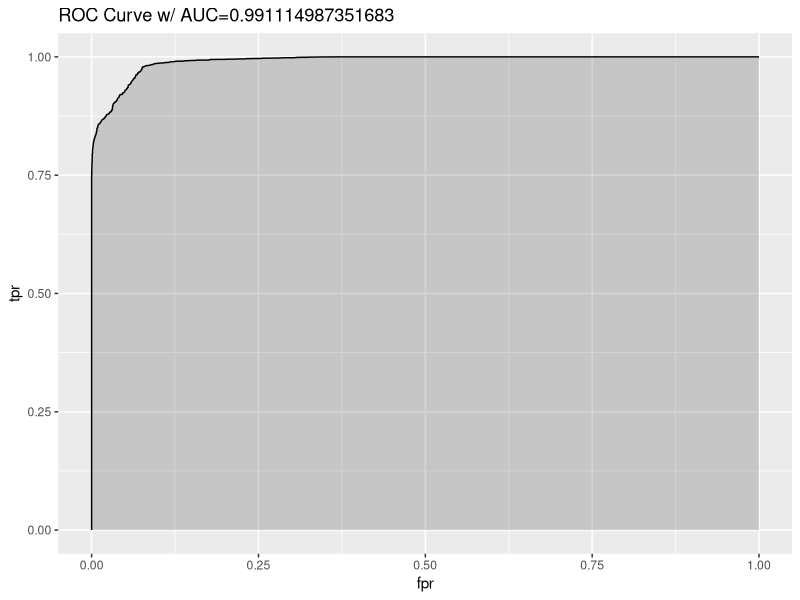

Reproduce this figure in R.
#!/usr/bin/Rscript

# roc curve example
# https://community.alteryx.com/t5/Data-Science-Blog/ROC-Curves-in-Python-and-R/ba-p/138430

# model : logistics regression to predict if a record in a diamonds dataset is over $2400

library(ggplot2)

diamonds$is_expensive <- diamonds$price > 2400
is_test <- runif(nrow(diamonds)) > 0.75
train <- diamonds[is_test==FALSE,]
test <- diamonds[is_test==TRUE,]

summary(fit <- glm(is_expensive ~ carat + cut + clarity, data=train))

library(ROCR)

prob <- predict(fit, newdata=test, type="response")
pred <- prediction(prob, test$is_expensive)

library(ROCR)

prob <- predict(fit, newdata=test, type="response")
pred <- prediction(prob, test$is_expensive)
perf <- performance(pred, measure = "tpr", x.measure = "fpr")

auc <- performance(pred, measure = "auc")
auc <- auc@y.values[[1]]

roc.data <- data.frame(
                       fpr=unlist(perf@x.values),
                       tpr=unlist(perf@y.values),
                       model="GLM"
                       )

x11() # to open the plot in a window
ggplot(roc.data, aes(x=fpr, ymin=0, ymax=tpr)) + 
  geom_ribbon(alpha=0.2) + 
  geom_line(aes(y=tpr)) + 
  ggtitle(paste0("ROC Curve w/ AUC=", auc))
invisible(readLines("stdin", n=1)) # wait for user input to close window
